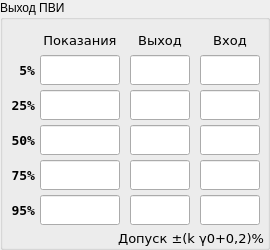
     <widget class="QGroupBox" name="groupBox_out_pvi">
      <property name="enabled">
       <bool>true</bool>
      </property>
      <property name="geometry">
       <rect>
        <x>511</x>
        <y>238</y>
        <width>270</width>
        <height>250</height>
       </rect>
      </property>
      <property name="title">
       <string>Выход ПВИ</string>
      </property>
      <widget class="QLineEdit" name="lineEdit_out_pvi_value_5">
       <property name="enabled">
        <bool>true</bool>
       </property>
       <property name="geometry">
        <rect>
         <x>40</x>
         <y>55</y>
         <width>80</width>
         <height>30</height>
        </rect>
       </property>
       <property name="font">
        <font>
         <family>Segoe UI</family>
         <pointsize>11</pointsize>
        </font>
       </property>
       <property name="inputMask">
        <string/>
       </property>
       <property name="text">
        <string/>
       </property>
       <property name="maxLength">
        <number>10</number>
       </property>
       <property name="frame">
        <bool>true</bool>
       </property>
       <property name="cursorPosition">
        <number>0</number>
       </property>
       <property name="placeholderText">
        <string/>
       </property>
       <property name="cursorMoveStyle">
        <enum>Qt::LogicalMoveStyle</enum>
       </property>
       <property name="clearButtonEnabled">
        <bool>false</bool>
       </property>
      </widget>
      <widget class="QLabel" name="label_out_pvi_5">
       <property name="geometry">
        <rect>
         <x>10</x>
         <y>55</y>
         <width>25</width>
         <height>30</height>
        </rect>
       </property>
       <property name="font">
        <font>
         <family>DejaVu Sans Mono</family>
         <pointsize>10</pointsize>
         <weight>75</weight>
         <bold>true</bold>
        </font>
       </property>
       <property name="text">
        <string>5%</string>
       </property>
       <property name="alignment">
        <set>Qt::AlignRight|Qt::AlignTrailing|Qt::AlignVCenter</set>
       </property>
       <property name="buddy">
        <cstring>lineEdit_out_pvi_value_5</cstring>
       </property>
      </widget>
      <widget class="QLineEdit" name="lineEdit_out_pvi_value_95">
       <property name="enabled">
        <bool>true</bool>
       </property>
       <property name="geometry">
        <rect>
         <x>40</x>
         <y>195</y>
         <width>80</width>
         <height>30</height>
        </rect>
       </property>
       <property name="font">
        <font>
         <family>Segoe UI</family>
         <pointsize>11</pointsize>
        </font>
       </property>
       <property name="maxLength">
        <number>10</number>
       </property>
      </widget>
      <widget class="QLineEdit" name="lineEdit_out_pvi_in_50">
       <property name="enabled">
        <bool>true</bool>
       </property>
       <property name="geometry">
        <rect>
         <x>200</x>
         <y>125</y>
         <width>60</width>
         <height>30</height>
        </rect>
       </property>
       <property name="font">
        <font>
         <family>Segoe UI</family>
         <pointsize>11</pointsize>
        </font>
       </property>
       <property name="readOnly">
        <bool>true</bool>
       </property>
      </widget>
      <widget class="QLineEdit" name="lineEdit_out_pvi_in_5">
       <property name="enabled">
        <bool>true</bool>
       </property>
       <property name="geometry">
        <rect>
         <x>200</x>
         <y>55</y>
         <width>60</width>
         <height>30</height>
        </rect>
       </property>
       <property name="font">
        <font>
         <family>Segoe UI</family>
         <pointsize>11</pointsize>
        </font>
       </property>
       <property name="inputMethodHints">
        <set>Qt::ImhNone</set>
       </property>
       <property name="readOnly">
        <bool>true</bool>
       </property>
      </widget>
      <widget class="QLineEdit" name="lineEdit_out_pvi_value_50">
       <property name="enabled">
        <bool>true</bool>
       </property>
       <property name="geometry">
        <rect>
         <x>40</x>
         <y>125</y>
         <width>80</width>
         <height>30</height>
        </rect>
       </property>
       <property name="font">
        <font>
         <family>Segoe UI</family>
         <pointsize>11</pointsize>
        </font>
       </property>
       <property name="maxLength">
        <number>10</number>
       </property>
       <property name="clearButtonEnabled">
        <bool>false</bool>
       </property>
      </widget>
      <widget class="QLabel" name="label_out_pvi_95">
       <property name="geometry">
        <rect>
         <x>10</x>
         <y>195</y>
         <width>25</width>
         <height>30</height>
        </rect>
       </property>
       <property name="font">
        <font>
         <family>DejaVu Sans Mono</family>
         <pointsize>10</pointsize>
         <weight>75</weight>
         <bold>true</bold>
        </font>
       </property>
       <property name="text">
        <string>95%</string>
       </property>
       <property name="alignment">
        <set>Qt::AlignRight|Qt::AlignTrailing|Qt::AlignVCenter</set>
       </property>
       <property name="buddy">
        <cstring>lineEdit_out_pvi_value_95</cstring>
       </property>
      </widget>
      <widget class="QLineEdit" name="lineEdit_out_pvi_value_25">
       <property name="enabled">
        <bool>true</bool>
       </property>
       <property name="geometry">
        <rect>
         <x>40</x>
         <y>90</y>
         <width>80</width>
         <height>30</height>
        </rect>
       </property>
       <property name="font">
        <font>
         <family>Segoe UI</family>
         <pointsize>11</pointsize>
        </font>
       </property>
       <property name="maxLength">
        <number>10</number>
       </property>
       <property name="clearButtonEnabled">
        <bool>false</bool>
       </property>
      </widget>
      <widget class="QLabel" name="label_out_pvi_input">
       <property name="geometry">
        <rect>
         <x>200</x>
         <y>32</y>
         <width>60</width>
         <height>17</height>
        </rect>
       </property>
       <property name="font">
        <font>
         <family>DejaVu Sans</family>
         <pointsize>10</pointsize>
         <weight>50</weight>
         <bold>false</bold>
        </font>
       </property>
       <property name="text">
        <string>Вход</string>
       </property>
       <property name="alignment">
        <set>Qt::AlignCenter</set>
       </property>
      </widget>
      <widget class="QLabel" name="label_out_pvi_25">
       <property name="geometry">
        <rect>
         <x>10</x>
         <y>90</y>
         <width>25</width>
         <height>30</height>
        </rect>
       </property>
       <property name="font">
        <font>
         <family>DejaVu Sans Mono</family>
         <pointsize>10</pointsize>
         <weight>75</weight>
         <bold>true</bold>
        </font>
       </property>
       <property name="text">
        <string>25%</string>
       </property>
       <property name="alignment">
        <set>Qt::AlignRight|Qt::AlignTrailing|Qt::AlignVCenter</set>
       </property>
       <property name="buddy">
        <cstring>lineEdit_out_pvi_value_25</cstring>
       </property>
      </widget>
      <widget class="QLabel" name="label_out_pvi_50">
       <property name="geometry">
        <rect>
         <x>10</x>
         <y>125</y>
         <width>25</width>
         <height>30</height>
        </rect>
       </property>
       <property name="font">
        <font>
         <family>DejaVu Sans Mono</family>
         <pointsize>10</pointsize>
         <weight>75</weight>
         <bold>true</bold>
        </font>
       </property>
       <property name="text">
        <string>50%</string>
       </property>
       <property name="alignment">
        <set>Qt::AlignRight|Qt::AlignTrailing|Qt::AlignVCenter</set>
       </property>
       <property name="buddy">
        <cstring>lineEdit_out_pvi_value_50</cstring>
       </property>
      </widget>
      <widget class="QLabel" name="label_out_pvi_value">
       <property name="geometry">
        <rect>
         <x>40</x>
         <y>32</y>
         <width>80</width>
         <height>17</height>
        </rect>
       </property>
       <property name="font">
        <font>
         <family>DejaVu Sans</family>
         <pointsize>10</pointsize>
         <weight>50</weight>
         <bold>false</bold>
        </font>
       </property>
       <property name="text">
        <string>Показания</string>
       </property>
       <property name="alignment">
        <set>Qt::AlignCenter</set>
       </property>
      </widget>
      <widget class="QLineEdit" name="lineEdit_out_pvi_in_25">
       <property name="enabled">
        <bool>true</bool>
       </property>
       <property name="geometry">
        <rect>
         <x>200</x>
         <y>90</y>
         <width>60</width>
         <height>30</height>
        </rect>
       </property>
       <property name="font">
        <font>
         <family>Segoe UI</family>
         <pointsize>11</pointsize>
        </font>
       </property>
       <property name="readOnly">
        <bool>true</bool>
       </property>
      </widget>
      <widget class="QLineEdit" name="lineEdit_out_pvi_value_75">
       <property name="enabled">
        <bool>true</bool>
       </property>
       <property name="geometry">
        <rect>
         <x>40</x>
         <y>160</y>
         <width>80</width>
         <height>30</height>
        </rect>
       </property>
       <property name="font">
        <font>
         <family>Segoe UI</family>
         <pointsize>11</pointsize>
        </font>
       </property>
       <property name="maxLength">
        <number>10</number>
       </property>
      </widget>
      <widget class="QLineEdit" name="lineEdit_out_pvi_in_75">
       <property name="enabled">
        <bool>true</bool>
       </property>
       <property name="geometry">
        <rect>
         <x>200</x>
         <y>160</y>
         <width>60</width>
         <height>30</height>
        </rect>
       </property>
       <property name="font">
        <font>
         <family>Segoe UI</family>
         <pointsize>11</pointsize>
        </font>
       </property>
       <property name="readOnly">
        <bool>true</bool>
       </property>
      </widget>
      <widget class="QLineEdit" name="lineEdit_out_pvi_in_95">
       <property name="enabled">
        <bool>true</bool>
       </property>
       <property name="geometry">
        <rect>
         <x>200</x>
         <y>195</y>
         <width>60</width>
         <height>30</height>
        </rect>
       </property>
       <property name="font">
        <font>
         <family>Segoe UI</family>
         <pointsize>11</pointsize>
        </font>
       </property>
       <property name="readOnly">
        <bool>true</bool>
       </property>
      </widget>
      <widget class="QLabel" name="label_out_pvi_75">
       <property name="geometry">
        <rect>
         <x>10</x>
         <y>160</y>
         <width>25</width>
         <height>30</height>
        </rect>
       </property>
       <property name="font">
        <font>
         <family>DejaVu Sans Mono</family>
         <pointsize>10</pointsize>
         <weight>75</weight>
         <bold>true</bold>
        </font>
       </property>
       <property name="text">
        <string>75%</string>
       </property>
       <property name="alignment">
        <set>Qt::AlignRight|Qt::AlignTrailing|Qt::AlignVCenter</set>
       </property>
       <property name="buddy">
        <cstring>lineEdit_out_pvi_value_75</cstring>
       </property>
      </widget>
      <widget class="QLabel" name="label_acceptance_error_pvi">
       <property name="enabled">
        <bool>true</bool>
       </property>
       <property name="geometry">
        <rect>
         <x>-2</x>
         <y>230</y>
         <width>266</width>
         <height>16</height>
        </rect>
       </property>
       <property name="font">
        <font>
         <family>DejaVu Sans</family>
         <pointsize>10</pointsize>
         <weight>50</weight>
         <bold>false</bold>
        </font>
       </property>
       <property name="toolTip">
        <string>&lt;html&gt;&lt;head/&gt;&lt;body&gt;&lt;p&gt;γ0 – предел основной приведенной погрешности&lt;/p&gt;&lt;p&gt;k – коэффициент, равный отношению диапазона измерений к диапазону преобразования ПВИ&lt;/p&gt;&lt;/body&gt;&lt;/html&gt;</string>
       </property>
       <property name="text">
        <string>Допуск ±(k γ0+0,2)%</string>
       </property>
       <property name="alignment">
        <set>Qt::AlignRight|Qt::AlignTrailing|Qt::AlignVCenter</set>
       </property>
      </widget>
      <widget class="QLineEdit" name="lineEdit_out_pvi_output_95">
       <property name="enabled">
        <bool>true</bool>
       </property>
       <property name="geometry">
        <rect>
         <x>130</x>
         <y>195</y>
         <width>60</width>
         <height>30</height>
        </rect>
       </property>
       <property name="font">
        <font>
         <family>Segoe UI</family>
         <pointsize>11</pointsize>
        </font>
       </property>
       <property name="readOnly">
        <bool>true</bool>
       </property>
      </widget>
      <widget class="QLineEdit" name="lineEdit_out_pvi_output_5">
       <property name="enabled">
        <bool>true</bool>
       </property>
       <property name="geometry">
        <rect>
         <x>130</x>
         <y>55</y>
         <width>60</width>
         <height>30</height>
        </rect>
       </property>
       <property name="font">
        <font>
         <family>Segoe UI</family>
         <pointsize>11</pointsize>
        </font>
       </property>
       <property name="inputMethodHints">
        <set>Qt::ImhNone</set>
       </property>
       <property name="readOnly">
        <bool>true</bool>
       </property>
      </widget>
      <widget class="QLineEdit" name="lineEdit_out_pvi_output_50">
       <property name="enabled">
        <bool>true</bool>
       </property>
       <property name="geometry">
        <rect>
         <x>130</x>
         <y>125</y>
         <width>60</width>
         <height>30</height>
        </rect>
       </property>
       <property name="font">
        <font>
         <family>Segoe UI</family>
         <pointsize>11</pointsize>
        </font>
       </property>
       <property name="readOnly">
        <bool>true</bool>
       </property>
      </widget>
      <widget class="QLabel" name="label_out_pvi_output">
       <property name="geometry">
        <rect>
         <x>130</x>
         <y>32</y>
         <width>60</width>
         <height>17</height>
        </rect>
       </property>
       <property name="font">
        <font>
         <family>DejaVu Sans</family>
         <pointsize>10</pointsize>
         <weight>50</weight>
         <bold>false</bold>
        </font>
       </property>
       <property name="text">
        <string>Выход</string>
       </property>
       <property name="alignment">
        <set>Qt::AlignCenter</set>
       </property>
      </widget>
      <widget class="QLineEdit" name="lineEdit_out_pvi_output_25">
       <property name="enabled">
        <bool>true</bool>
       </property>
       <property name="geometry">
        <rect>
         <x>130</x>
         <y>90</y>
         <width>60</width>
         <height>30</height>
        </rect>
       </property>
       <property name="font">
        <font>
         <family>Segoe UI</family>
         <pointsize>11</pointsize>
        </font>
       </property>
       <property name="readOnly">
        <bool>true</bool>
       </property>
      </widget>
      <widget class="QLineEdit" name="lineEdit_out_pvi_output_75">
       <property name="enabled">
        <bool>true</bool>
       </property>
       <property name="geometry">
        <rect>
         <x>130</x>
         <y>160</y>
         <width>60</width>
         <height>30</height>
        </rect>
       </property>
       <property name="font">
        <font>
         <family>Segoe UI</family>
         <pointsize>11</pointsize>
        </font>
       </property>
       <property name="readOnly">
        <bool>true</bool>
       </property>
      </widget>
     </widget>
